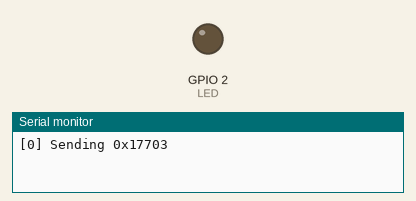
Recording of a program running on a simulated ESP8266 (Wemos D1 mini). Parts: output pins drawn as LEDs (lit = HIGH), the last lines printed to the serial monitor.

Above: at 0.7 s.
At 5.9 s:
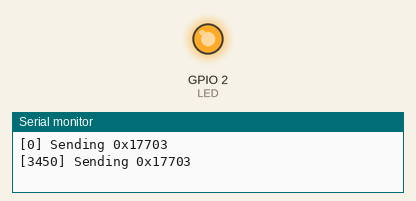
Timing chart, 0 to 7.9 s (numbered marks = the images above):
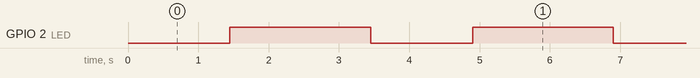

Measured:
- by itself, GPIO 2 (LED): alternates HIGH for 2.0 s and LOW for 1.5 s

The program:

main.cpp
```cpp
#include <Arduino.h>
#include <RCSwitch.h>

#define MSG_LENGTH  24

// ORNO OR-AE-13132(GS) power extender
#define OUTLET1_ON  0x15533
#define OUTLET1_OFF 0x1553C
#define OUTLET2_ON  0x155C3
#define OUTLET2_OFF 0x155CC
#define OUTLET3_ON  0x15703
#define OUTLET3_OFF 0x1570C
#define OUTLET4_ON  0x15D03
#define OUTLET4_OFF 0x15D0C
#define OUTLET5_ON  0x17503
#define OUTLET5_OFF 0x1750C
#define SSR_OUTLET_ON   0x17703
#define SSR_OUTLET_OFF  0x1770C

// Cheap LED strip driver remote
#define BRIGHT_UP 0xC01305

#if defined(ESP8266)
  #define TX_PIN    12  // D6
  #define LED       LED_BUILTIN
  #define LED_HIGH  LOW
  #define LED_LOW   HIGH
#elif defined(ARDUINO)
  #define TX_PIN    3
  #define LED       LED_BUILTIN
  #define LED_HIGH  HIGH
  #define LED_LOW   LOW
#else
  #define TX_PIN    PB2
  #define LED       PB1
  #define LED_HIGH  HIGH
  #define LED_LOW   LOW
#endif

#define CODE_01 SSR_OUTLET_ON
#define CODE_02 SSR_OUTLET_OFF

RCSwitch transmitter = RCSwitch();

/**********
 *  MAIN  *
 **********/

void setup() {
  Serial.begin(115200);
  pinMode(LED, OUTPUT);
  digitalWrite(LED, LED_LOW);
  transmitter.enableTransmit(TX_PIN);
  // transmitter.setRepeatTransmit(20);
  transmitter.setProtocol(1);
}

void loop() {
  digitalWrite(LED, LED_HIGH);
  Serial.printf("[%lu] Sending 0x%X\n", millis(), CODE_01);
  transmitter.send(CODE_01, MSG_LENGTH);
  delay(1000);
  digitalWrite(LED, LED_LOW);
  // Serial.printf("[%lu] Sending 0x%X\n", millis(), CODE_02);
  // transmitter.send(CODE_02, MSG_LENGTH);
  delay(2000);
}
```
